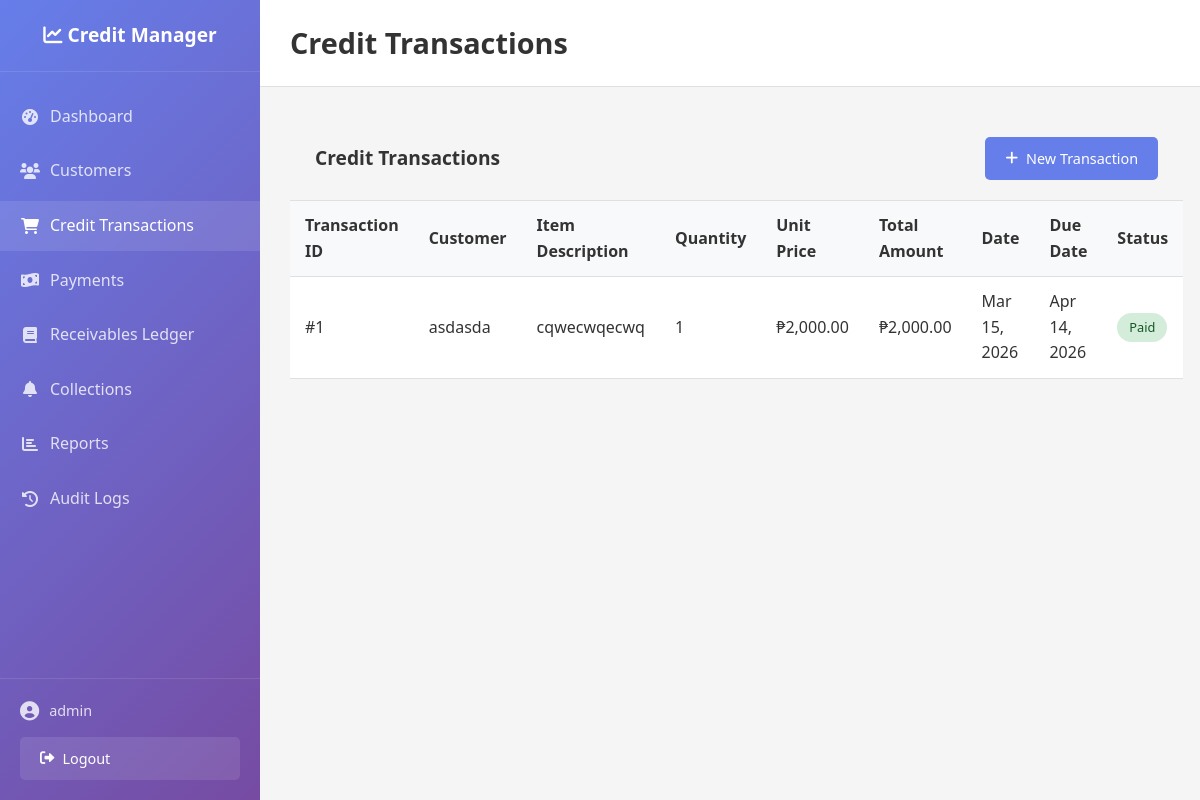
Page /credit-management-system/transactions.php (signed in) on the committed database.
### tables this page shows
CREATE TABLE `credit_transactions` (
  `transaction_id` int(11) NOT NULL,
  `customer_id` int(11) NOT NULL,
  `item_description` text NOT NULL,
  `quantity` int(11) NOT NULL,
  `unit_price` decimal(10,2) NOT NULL,
  `total_amount` decimal(10,2) NOT NULL,
  `transaction_date` date NOT NULL,
  `due_date` date NOT NULL,
  `status` enum('unpaid','partially_paid','paid') DEFAULT 'unpaid',
  `created_at` timestamp NOT NULL DEFAULT current_timestamp()
);

CREATE TABLE `customers` (
  `customer_id` int(11) NOT NULL,
  `full_name` varchar(100) NOT NULL,
  `phone_number` varchar(20) DEFAULT NULL,
  `address` text DEFAULT NULL,
  `credit_limit` decimal(10,2) DEFAULT 0.00,
  `payment_terms` int(11) DEFAULT 30,
  `risk_classification` enum('low','medium','high') DEFAULT 'medium',
  `current_balance` decimal(10,2) DEFAULT 0.00,
  `created_at` timestamp NOT NULL DEFAULT current_timestamp()
);

### credit-management-system/config/config.php (called while the page is built, shortened)
<?php
function getDBConnection() {
    try {
        $conn = new PDO("mysql:host=" . DB_HOST . ";dbname=" . DB_NAME, DB_USER, DB_PASS);
        $conn->setAttribute(PDO::ATTR_ERRMODE, PDO::ERRMODE_EXCEPTION);
        $conn->setAttribute(PDO::ATTR_DEFAULT_FETCH_MODE, PDO::FETCH_ASSOC);
        return $conn;
    } catch(PDOException $e) {
        die("Connection failed: " . $e->getMessage());
    }
}
function formatCurrency($amount) {
    return '₱' . number_format($amount ?? 0, 2);
}
function formatDate($date) {
    return date('M d, Y', strtotime($date));
}
?>

### credit-management-system/models/CreditTransaction.php (called while the page is built, shortened)
<?php
class CreditTransaction {
    private $conn;
    public function __construct($conn) {
        $this->conn = $conn;
    }
    public function getAll($limit = 50, $offset = 0) {
        $limit = (int)$limit;
        $offset = (int)$offset;
        $stmt = $this->conn->prepare("
            SELECT ct.*, c.full_name
            FROM credit_transactions ct
            JOIN customers c ON ct.customer_id = c.customer_id
            ORDER BY ct.transaction_date DESC
            LIMIT $limit OFFSET $offset
        ");
        $stmt->execute();
        return $stmt->fetchAll();
    }
}
?>

### credit-management-system/transactions.php (the view, shortened to what this page needs)
<?php
require_once 'config/config.php';
require_once 'models/CreditTransaction.php';
$transaction = new CreditTransaction(getDBConnection());
$action = $_GET['action'] ?? 'list';
switch ($action) {
        ?>
        <?php
    default:
        $page = max(1, intval($_GET['page'] ?? 1));
        $limit = 20;
        $offset = ($page - 1) * $limit;
        $transactions = $transaction->getAll($limit, $offset);
        include 'includes/header.php';
        ?>
        <div class="transactions-list">
            <div class="list-header">
                <h2>Credit Transactions</h2>
                <div class="header-actions">
                    <a href="transactions.php?action=add" class="btn btn-primary">
                        <i class="fas fa-plus"></i> New Transaction
                    </a>
                </div>
            </div>
            <div class="table-container">
                <table class="data-table">
                    <thead>
                        <tr>
                            <th>Transaction ID</th>
                            <th>Customer</th>
                            <th>Item Description</th>
                            <th>Quantity</th>
                            <th>Unit Price</th>
                            <th>Total Amount</th>
                            <th>Date</th>
                            <th>Due Date</th>
                            <th>Status</th>
                        </tr>
                    </thead>
                    <tbody>
                        <?php if (empty($transactions)): ?>
                            <tr>
                                <td colspan="9" class="text-center">No transactions found</td>
                            </tr>
                        <?php else: ?>
                            <?php foreach ($transactions as $tx): ?>
                                <tr>
                                    <td>#<?php echo $tx['transaction_id']; ?></td>
                                    <td><?php echo $tx['full_name']; ?></td>
                                    <td><?php echo substr($tx['item_description'], 0, 50) . (strlen($tx['item_description']) > 50 ? '...' : ''); ?></td>
                                    <td><?php echo $tx['quantity']; ?></td>
                                    <td><?php echo formatCurrency($tx['unit_price']); ?></td>
                                    <td><?php echo formatCurrency($tx['total_amount']); ?></td>
                                    <td><?php echo formatDate($tx['transaction_date']); ?></td>
                                    <td><?php echo formatDate($tx['due_date']); ?></td>
                                    <td>
                                        <span class="status-badge status-<?php echo $tx['status']; ?>">
                                            <?php echo ucfirst($tx['status']); ?>
                                        </span>
                                    </td>
                                </tr>
                            <?php endforeach; ?>
                        <?php endif; ?>
                    </tbody>
                </table>
            </div>
        </div>
        <?php
        include 'includes/footer.php';
        break;
}
?>

### credit-management-system/assets/css/style.css (style rules this page uses)
* { margin: 0; padding: 0; box-sizing: border-box; }
body { font-family: 'Segoe UI', Tahoma, Geneva, Verdana, sans-serif; line-height: 1.6; color: #333; background-color: #f5f5f5; }
.header-actions { display: flex; align-items: center; gap: 15px; }
.btn { display: inline-flex; align-items: center; padding: 10px 20px; border: none; border-radius: 5px; font-size: 0.9rem; font-weight: 500; text-decoration: none; cursor: pointer; transition: all 0.3s ease; gap: 8px; }
.btn-primary { background: #667eea; color: white; }
.table-container { overflow-x: auto; }
.data-table { width: 100%; border-collapse: collapse; background: white; }
.data-table th, .data-table td { padding: 12px 15px; text-align: left; border-bottom: 1px solid #e0e0e0; }
.data-table th { background: #f8f9fa; font-weight: 600; color: #333; position: sticky; top: 0; }
.status-badge { display: inline-block; padding: 4px 12px; border-radius: 20px; font-size: 0.8rem; font-weight: 500; }
.status-paid { background: #d4edda; color: #155724; }
.list-header { padding: 20px 25px; border-bottom: 1px solid #e0e0e0; display: flex; justify-content: space-between; align-items: center; flex-wrap: wrap; gap: 15px; }
.list-header h2 { font-size: 1.2rem; color: #333; }

### rows in the picture
credit_transactions: transaction_id "1", customer.full_name "asdasda", item_description "cqwecwqecwq", quantity "1", unit_price "₱2,000.00", total_amount "₱2,000.00", transaction_date "Mar 15, 2026", due_date "Apr 14, 2026", status "Paid"

### other values in the picture
$_SESSION['admin_username'] "admin"
$page_title "Credit Transactions"
